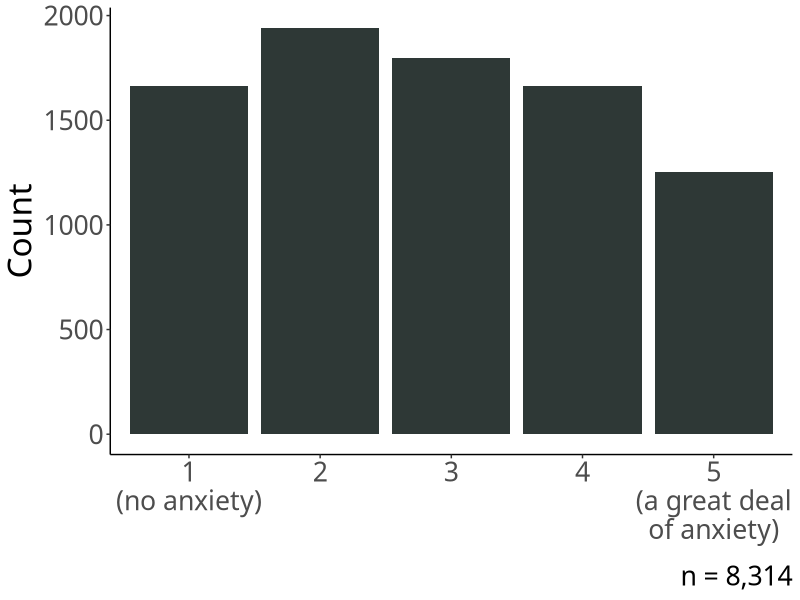
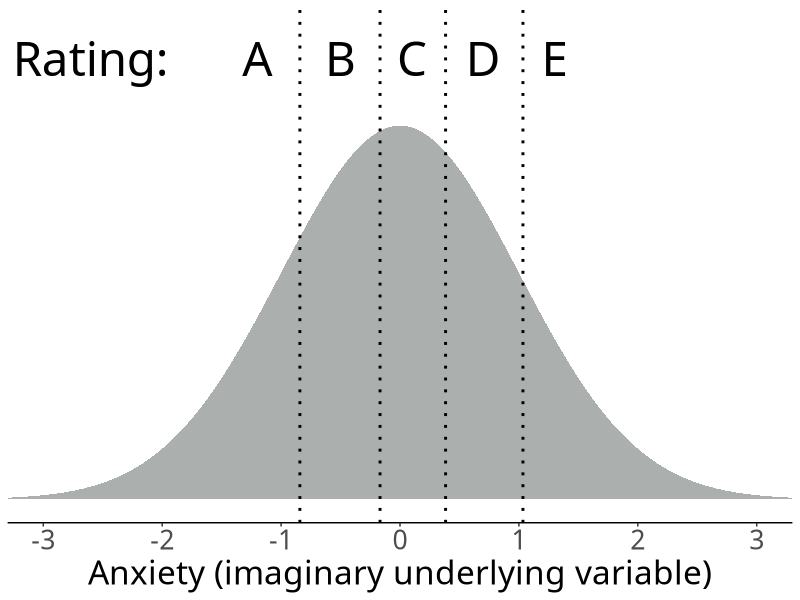
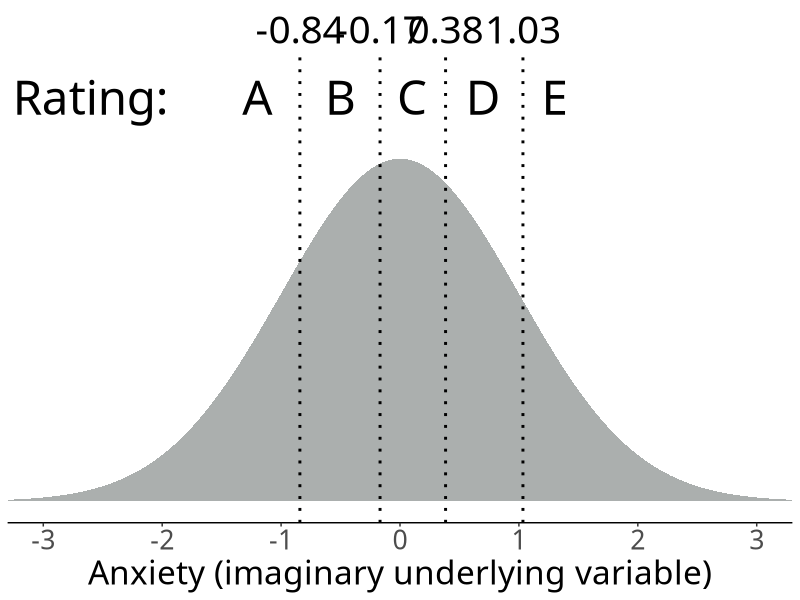
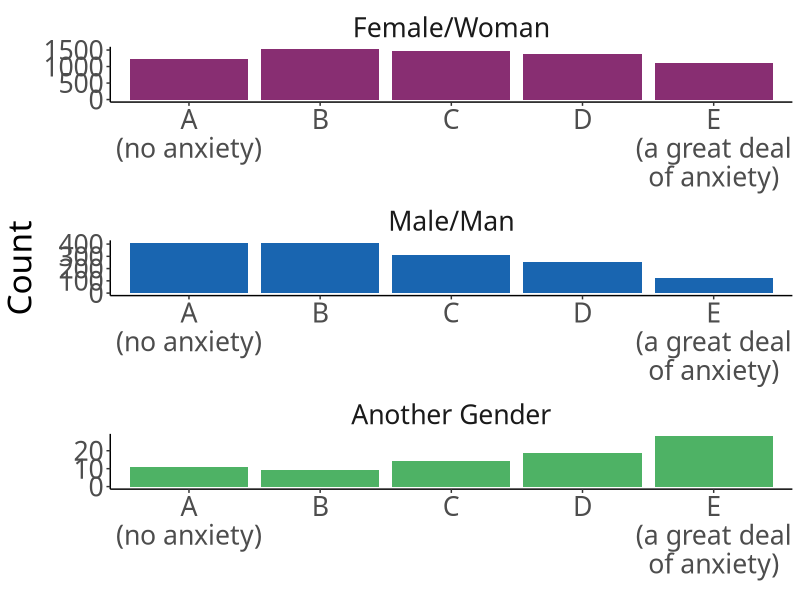
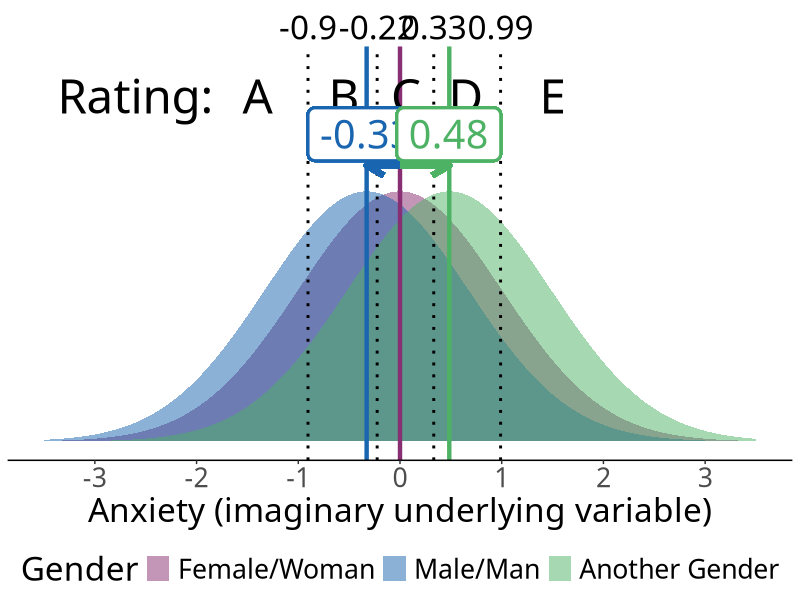
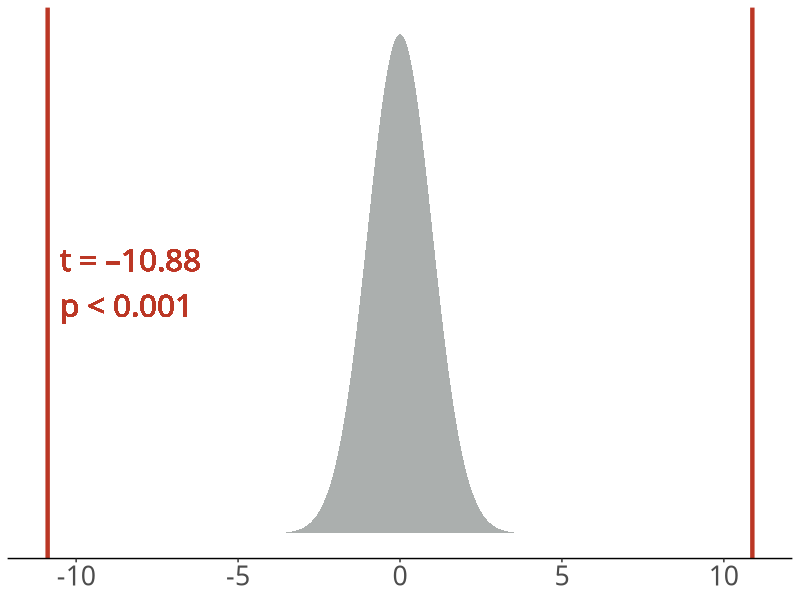
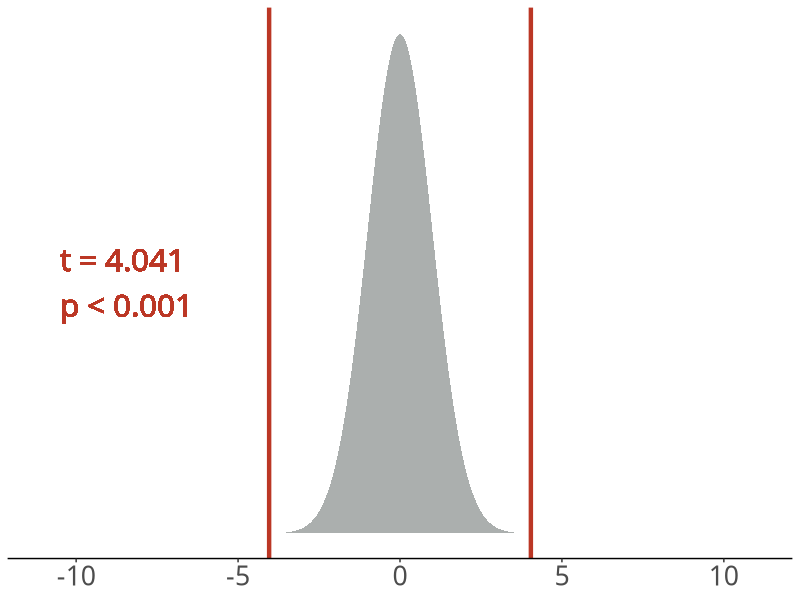
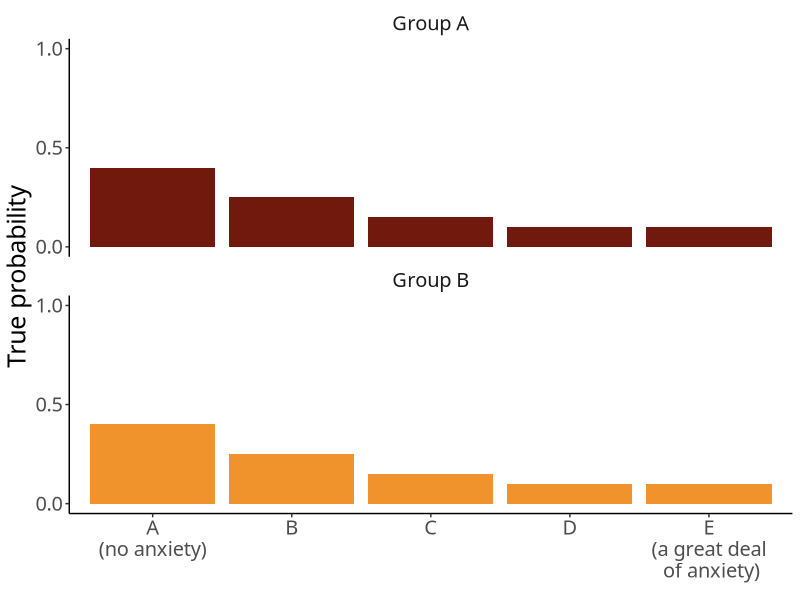

Generate these figures, in order, with R:
## ---- chunk 1
library(tidyverse)
library(patchwork)
library(MASS)

# To solve some conflicts between packages
select <- dplyr::select

# knitr settings
knitr::opts_chunk$set(
  fig.retina=3,
  fig.align = "center",
  cache = FALSE,
  echo = TRUE,
  message = FALSE, 
  warning = FALSE,
  hiline = TRUE
)
knitr::opts_knit$set(root.dir = here::here())

# dplyr and ggplot settings
options(dplyr.summarise.inform = FALSE)
theme_set(theme_bw())
theme_update(
  text = element_text(family = "Fira Sans", size = 18),
  axis.title.y = element_text(angle=0, vjust=0.5, hjust = 0),
  panel.grid = element_blank(),
  strip.background = element_blank()
)

palette_gender <- c( '#882e72', '#1965b0', '#4eb265')
palette_ab <- c('#72190e', '#F1932D')
## ---- chunk 2
anx <- read_csv('data/anx.csv')
anx <- select(anx, unique_id, gender, score) |> 
  rename(rating = score)
## ---- chunk 3
anx |>
  ggplot(aes(x = factor(rating))) +
  geom_bar(fill = '#2e3836') +
  theme_classic() +
  theme(text = element_text(family = "Fira Sans", size = 24)) +
  labs(
    x = element_blank(),
    y = 'Count',
    caption = 'n = 8,314'
  ) +
  scale_x_discrete(labels = c('1\n(no anxiety)', '2', '3', '4', '5\n(a great deal\nof anxiety)')) +
  NULL
## ---- chunk 4
slice(anx, 45:50)
## ---- chunk 5
mean(anx$rating)
## ---- chunk 6
anx <- anx |> 
  mutate(rating = factor(rating))
## ---- chunk 7
mean(anx$rating)
## ---- chunk 8
library(MASS)
anx_fit1 <- polr(rating ~ 1, data = anx,  Hess = TRUE, method = 'probit')
## ---- chunk 9
rating_labs <- tibble(
  x = c(-2.6, -1.2, -0.5, 0.1, 0.7, 1.3),
  d = c(0.47),
  labs = c('Rating:', LETTERS[1:5])
)

tibble(x = seq(from = -3.5, to = 3.5, length.out = 200)) %>% 
  mutate(d = dnorm(x = x)) %>% 
  ggplot(aes(x = x, y = d)) +
  geom_area(fill = '#2e3836', alpha = 0.4) +
  scale_x_continuous(
    'Anxiety (imaginary underlying variable)',
    breaks = -3:3) +
  scale_y_continuous(
    NULL, 
    breaks = NULL,
    limits = c(0, 0.5)
    ) +
  coord_cartesian(xlim = c(-3, 3)) +
  theme_classic() +
  theme( 
    text = element_text(family = "Fira Sans", size = 24),
    axis.line.x.top = element_blank(),
    axis.ticks.x.top = element_blank(),
    axis.text.x.top = element_text(size=28, colour = 'white')
  ) +
  geom_vline(xintercept = anx_fit1$zeta, linetype = 'dotted', linewidth = 1) +  # thresholds
  scale_x_continuous(
    'Anxiety (imaginary underlying variable)',
    breaks = -3:3,
  ) +
  geom_text(data = rating_labs, aes(label = labs), family = "Fira Sans", size = 12) +
  NULL
## ---- chunk 10
summary(anx_fit1)
## ---- chunk 11

tibble(x = seq(from = -3.5, to = 3.5, length.out = 200)) %>% 
  mutate(d = dnorm(x = x)) %>% 
  ggplot(aes(x = x, y = d)) +
  geom_area(fill = '#2e3836', alpha = 0.4) +
  scale_x_continuous(
    'Anxiety (imaginary underlying variable)',
    breaks = -3:3,
    sec.axis = dup_axis(
      name = NULL,
      breaks = anx_fit1$zeta %>% as.double(),
      labels = round(anx_fit1$zeta, 2)
    )
    ) +
  scale_y_continuous(
    NULL, 
    breaks = NULL,
    limits = c(0, 0.5)
    ) +
  coord_cartesian(xlim = c(-3, 3)) +
  theme_classic() +
  theme( 
    text = element_text(family = "Fira Sans", size = 24),
    axis.line.x.top = element_blank(),
    axis.ticks.x.top = element_blank(),
    axis.text.x.top = element_text(size=28, colour = 'black')
  ) +
  geom_vline(xintercept = anx_fit1$zeta, linetype = 'dotted', linewidth = 1) +  # thresholds
  geom_text(data = rating_labs, aes(label = labs), family = "Fira Sans", size = 12) +
  NULL
## ---- chunk 12
anx <- anx |>
  mutate(gender = factor(gender, levels = c('Female/Woman', 'Male/Man', 'Another Gender')))

anx %>%
  ggplot(aes(x = rating, fill = gender)) +
  geom_bar() +
  facet_wrap(~ gender, scales = 'free', nrow=3) +
  scale_fill_manual(values = palette_gender) +
  theme_classic() +
  theme(legend.position = 'none',
        strip.background = element_blank(),
        text = element_text(family = 'Fira Sans', size = 24)) +
  labs(
    x = element_blank(),
    y = 'Count'
  ) +
  scale_x_discrete(labels = c('A\n(no anxiety)', 'B', 'C', 'D', 'E\n(a great deal\nof anxiety)')) +
  NULL
## ---- chunk 13
anx_fit2 <- polr(
  rating ~ gender,
  data = anx,
  method = 'probit',
  Hess = TRUE
)

anx_fit2_latent_normals <- tibble(
  Gender = factor(c('Female/Woman', 'Male/Man', 'Another Gender'), levels = c('Female/Woman', 'Male/Man', 'Another Gender')),
  mu     = c(0, coef(anx_fit2))
) |>
  tidyr::expand(
    nesting(Gender, mu),
    x = seq(from = -3.5, to = 3.5, length.out = 200)
  ) |>
  mutate(
    d = dnorm(x, mean = mu, sd = 1)  # get dens at each x value for normal distrib with each row's mu
  )
## ---- chunk 14
rating_labs <- tibble(
  x = c(-2.6, -1.4, -0.55, 0.06, 0.65, 1.5),
  d = c(0.55),
labs = c('Rating:', LETTERS[1:5]),
  Gender = factor(c('Female/Woman'), levels = c('Female/Woman', 'Male/Man', 'Another Gender'))
)

q_labs <- tibble(
  x = 0.06,
  d = 0.3,
  labs = '?',
  Gender = factor(c('Male/Man', 'Another Gender'), levels = c('Female/Woman', 'Male/Man', 'Another Gender'))
)

p_normals <- anx_fit2_latent_normals |>
  ggplot(aes(x = x, y = d, fill = Gender)) +
  facet_wrap(~ Gender, nrow=3, scale = 'free') +
  geom_area(position = 'identity', alpha = 0.5) +
  geom_vline(xintercept = anx_fit2$zeta, linetype = 'dotted', linewidth = 1) +
  # geom_vline(xintercept = 0, colour = palette_gender[1], linewidth = 1.5) +
  geom_text(data = rating_labs, aes(label = labs), family = 'Fira Sans', size = 8) +
  geom_text(data = q_labs, aes(label = labs), family = 'Fira Sans', size = 12) +
  scale_fill_manual(values = c(palette_gender[1], '#FFF', '#FFF')) +
  theme_classic() +
  theme(
    axis.line.x.top = element_blank(),
    axis.ticks.x.top = element_blank(),
    strip.placement = 'outside',
    strip.background = element_blank(),
    text = element_text(family = 'Fira Sans', size = 24),
    axis.text.x.top = element_text(family = 'Fira Sans', size = 16, colour = 'black'),
    axis.title.x.bottom = element_text(size = 18),
    legend.position = 'none'
  ) +
  scale_y_continuous(NULL, breaks = NULL, limits = c(0, 0.6)) +
  scale_x_continuous(
    'Anxiety (imaginary underlying variable)', 
    breaks = -3:3,
    sec.axis = dup_axis(
      name = NULL,
      breaks = anx_fit2$zeta %>% as.double(),
      labels = round(anx_fit2$zeta, 2)
    )) +
  NULL
## ---- chunk 15


## ---- chunk 16
mm_mean <- anx_fit2$coefficients[['genderMale/Man']]
ag_mean <- anx_fit2$coefficients[['genderAnother Gender']]

anx_fit2_latent_normals |>
  ggplot(aes(x = x, y = d, fill = Gender)) +
  geom_area(position = 'identity', alpha = 0.5) +
  geom_vline(xintercept = anx_fit2$zeta, linetype = 'dotted', linewidth = 1) +
  geom_vline(linewidth = 1.5, xintercept = 0, colour = palette_gender[1]) +
  geom_vline(linewidth = 1.5, xintercept = mm_mean, colour = palette_gender[2]) +
  geom_vline(linewidth = 1.5, xintercept = ag_mean, colour = palette_gender[3]) +
  geom_text(data = rating_labs, aes(label = labs), family = 'Fira Sans', size = 12) +
  scale_fill_manual(values = palette_gender) +
  theme_classic() +
  theme(
    axis.line.x.top = element_blank(),
    axis.ticks.x.top = element_blank(),
    text = element_text(family = 'Fira Sans', size = 24),
    axis.text.x.top = element_text(family = 'Fira Sans', size = 24, colour = 'black'),
    legend.position = 'bottom'
  ) +
  scale_y_continuous(NULL, breaks = NULL, limits = c(0, 0.6)) +
  scale_x_continuous(
    'Anxiety (imaginary underlying variable)', 
    breaks = -3:3,
    sec.axis = dup_axis(
      name = NULL,
      breaks = anx_fit2$zeta %>% as.double(),
      labels = round(anx_fit2$zeta, 2)
    )) +
  geom_segment(aes(x= 0, y = 0.44, xend = mm_mean, yend = 0.44), linewidth = 2, arrow = arrow(length = unit(0.5,"cm")), colour = palette_gender[2]) +
  geom_label(aes(x = -0.33, y = 0.49), label = round(mm_mean, 2), fill = 'white', colour = palette_gender[2], family = 'Fira Sans', size = 10, label.size = 1) +
  geom_segment(aes(x= 0, y = 0.44, xend = ag_mean, yend = 0.44), linewidth = 2, arrow = arrow(length = unit(0.5,"cm")), colour = palette_gender[3]) +
  geom_label(aes(x = 0.48, y = 0.49), label = round(ag_mean, 2), fill = 'white', colour = palette_gender[3], family = 'Fira Sans', size = 10, label.size = 1) +
  NULL
## ---- chunk 17
summary(anx_fit2)
## ---- chunk 18
pnorm(abs(-10.880), lower.tail = FALSE) * 2
pnorm(abs(  4.041), lower.tail = FALSE) * 2
## ---- chunk 19
mm_t <- -10.88

tibble(x = seq(from = -11, to = 11, length.out = 500)) %>% 
  mutate(d = dnorm(x = x)) %>% 
  ggplot(aes(x = x, y = d)) +
  geom_area(fill = '#2e3836', alpha = 0.4) +
  geom_vline(colour = '#BB3725', linewidth = 1.5, xintercept = mm_t) +
  geom_vline(colour = '#BB3725', linewidth = 1.5, xintercept = -mm_t) +
  geom_text(
    aes(x = -10.5, y = 0.2), 
    colour = '#bb3725', label = 't = –10.88\np < 0.001',
    family = "Fira Sans", size = 8,
    hjust = 0
    ) +
  scale_x_continuous(
    NULL,
    breaks = seq(-10, 10, 5)) +
  scale_y_continuous(
    NULL, 
    breaks = NULL,
    limits = c(0, 0.4)
    ) +
  theme_classic() +
  theme( 
    text = element_text(family = "Fira Sans", size = 24),
  ) +
  NULL
## ---- chunk 20
ag_t <-  4.041

tibble(x = seq(from = -11, to = 11, length.out = 500)) %>% 
  mutate(d = dnorm(x = x)) %>% 
  ggplot(aes(x = x, y = d)) +
  geom_area(fill = '#2e3836', alpha = 0.4) +
  geom_vline(colour = '#BB3725', linewidth = 1.5, xintercept =  ag_t) +
  geom_vline(colour = '#BB3725', linewidth = 1.5, xintercept = -ag_t) +
  geom_text(
    aes(x = -10.5, y = 0.2), 
    colour = '#bb3725', label = 't = 4.041\np < 0.001',
    family = "Fira Sans", size = 8,
    hjust = 0
    ) +
  scale_x_continuous(
    NULL,
    breaks = seq(-10, 10, 5)) +
  scale_y_continuous(
    NULL, 
    breaks = NULL,
    limits = c(0, 0.4)
    ) +
  theme_classic() +
  theme( 
    text = element_text(family = "Fira Sans", size = 24),
  ) +
  NULL
## ---- chunk 21
TRUE_PROBDIST <- c(.4, .25, .15, .1, .1)
  
tibble(
  group = rep(c('Group A', 'Group B'), each = 5),
  score = rep(1:5, 2),
  prob = rep(TRUE_PROBDIST, 2)  # skewed
) |>
  ggplot(aes(x = factor(score), y = prob, fill = group)) +
  geom_bar(stat = 'identity') +
  theme_classic() +
  facet_wrap(~ group, nrow = 2) +
  theme(
    legend.position = 'none',
    text = element_text(family = 'Fira Sans', size = 18),
    strip.background = element_blank()
  ) +
  labs(
    x = element_blank(),
    y = 'True probability'
  ) +
  scale_y_continuous(
    limits = c(0, 1),
    breaks = c(0, 0.5, 1)
  ) +
  scale_fill_manual(values = palette_ab) +
  scale_x_discrete(labels = c('A\n(no anxiety)', 'B', 'C', 'D', 'E\n(a great deal\n of anxiety)')) +
  NULL
## ---- chunk 22
SAMPLE_SIZE <- 50
set.seed(1)
sample_a <- sample(x = 1:5, size = SAMPLE_SIZE, replace = TRUE, prob = TRUE_PROBDIST)

set.seed(24)
sample_b <- sample(x = 1:5, size = SAMPLE_SIZE, replace = TRUE, prob = TRUE_PROBDIST)
  
simdat <- tibble(
  group = rep(c('Group A', 'Group B'), each = SAMPLE_SIZE),
  rating = factor(c(sample_a, sample_b))
)

simdat |> 
  ggplot(aes(x = rating, fill = group)) +
  geom_bar() +
  facet_wrap(~ group, nrow = 2) +
  theme_classic() +
  theme(
    legend.position = 'none',
    text = element_text(family = 'Fira Sans', size = 18),
    strip.background = element_blank()
  ) +
  scale_fill_manual(values = palette_ab) +
  labs(
    y = 'Count',
    x = element_blank(),
    ) +
  scale_x_discrete(labels = c('A\n(no anxiety)', 'B', 'C', 'D', 'E\n(a great deal\n of anxiety)')) +
  NULL
## ---- chunk 23
sim_fit <- polr(rating ~ group, data = simdat, method = 'probit', Hess = TRUE)
summary(sim_fit)  
## ---- chunk 24
sim_t <-  -2.009

tibble(x = seq(from = -4.5, to = 4.5, length.out = 500)) %>% 
  mutate(d = dnorm(x = x)) %>% 
  ggplot(aes(x = x, y = d)) +
  geom_ribbon(aes(x = ifelse(x >= sim_t & x <= -sim_t, x, NA), ymin = 0, ymax = d), alpha = 0.4, fill = "#2e3836") +
  geom_ribbon(aes(x = ifelse(x < sim_t, x, NA), ymin = 0, ymax = d), alpha = 0.6, fill = "#BB3725") +
  geom_ribbon(aes(x = ifelse(x > -sim_t, x, NA), ymin = 0, ymax = d), alpha = 0.6, fill = "#BB3725") +
  geom_vline(colour = '#BB3725', linewidth = 1.5, xintercept =  sim_t) +
  geom_vline(colour = '#BB3725', linewidth = 1.5, xintercept = -sim_t) +
  geom_text(
    aes(x = -4.2, y = 0.2), 
    colour = '#bb3725', label = 't = –2.009\np < 0.05',
    family = "Fira Sans", size = 8,
    hjust = 0
    ) +
  scale_x_continuous(
    NULL,
    breaks = seq(-6, 6, 2)) +
  scale_y_continuous(
    NULL, 
    breaks = NULL,
    limits = c(0, 0.4)
    ) +
  theme_classic() +
  theme( 
    text = element_text(family = "Fira Sans", size = 24),
  ) +
  NULL
## ---- chunk 25
pnorm(abs(-2.009), lower.tail = FALSE) * 2
